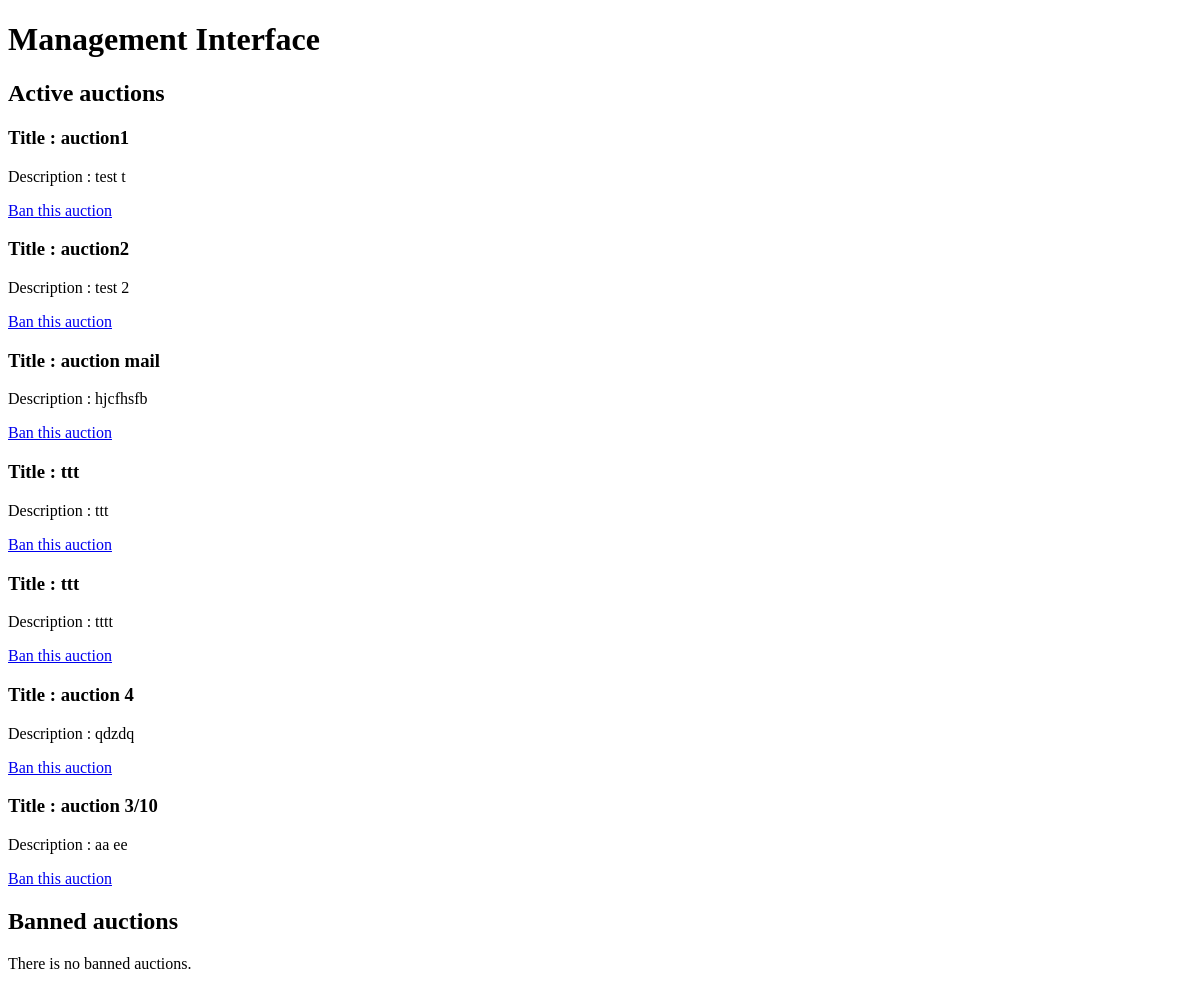
Page /yaasapp/manage_auctions (signed in) on the earlier database version.
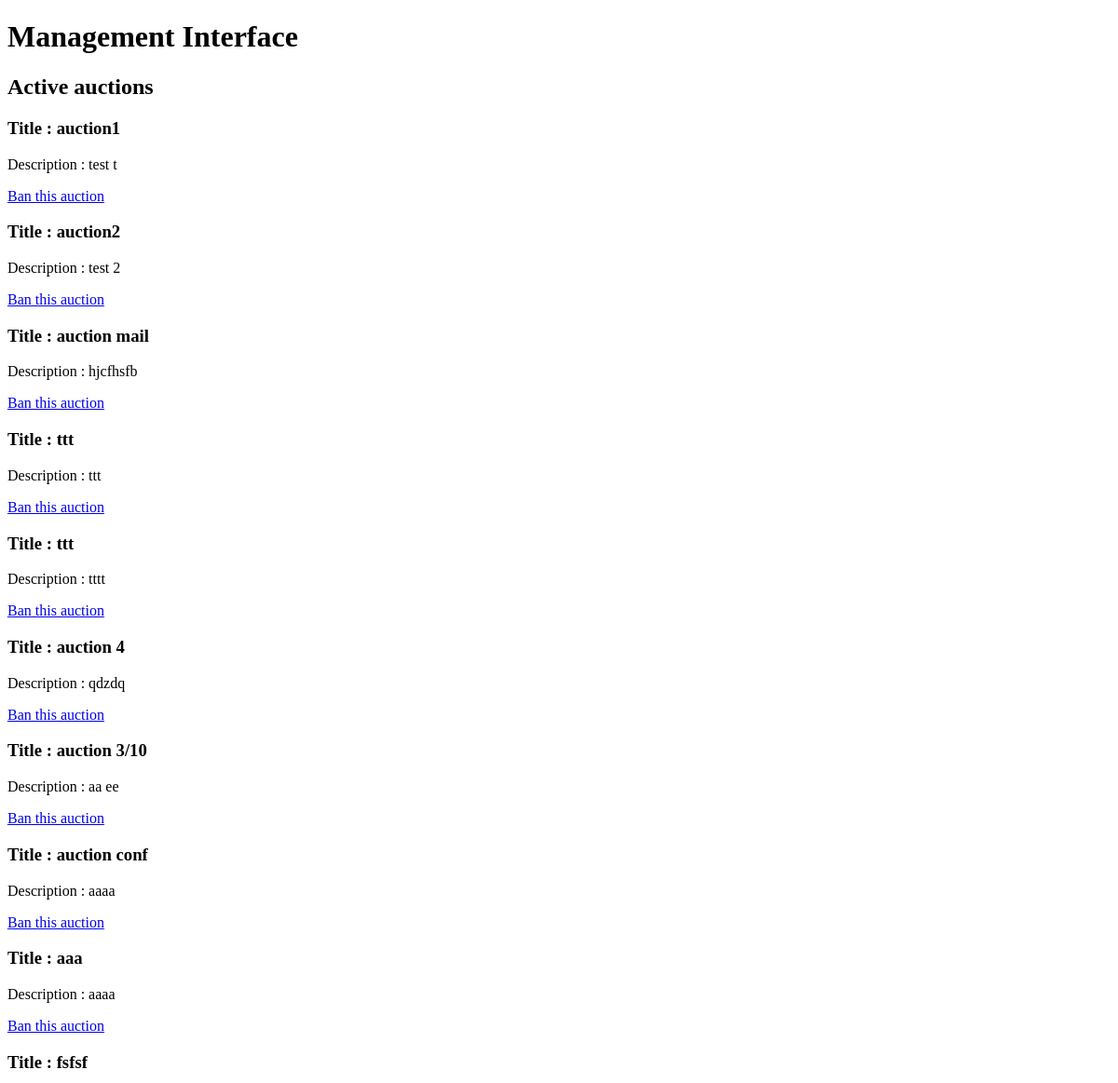
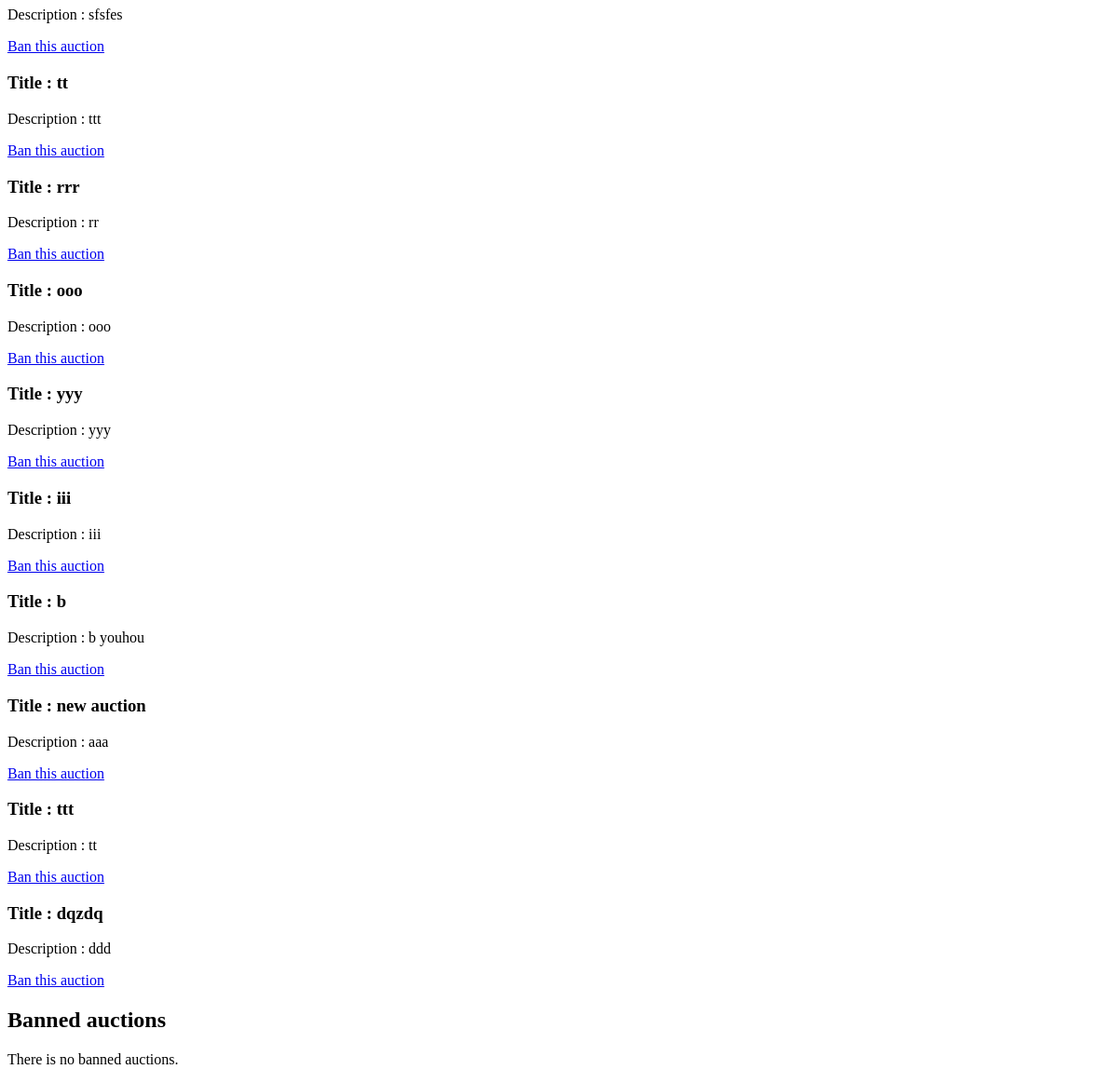
Same page on the later database version (2 pictures, top to bottom).
### yaasapp/models.py (models this page shows, shortened)
class Auction(models.Model):
    STATE = (
        ('ACTIVE', 'active'),
        ('BANNED', 'banned'),
        ('DUE', 'due'),
        ('DEFAULT', 'default'),
    )
    seller = models.ForeignKey(User, on_delete=models.CASCADE)
    title = models.CharField(max_length=60, blank=False)
    description = models.TextField(max_length=500, blank=False)
    min_price = models.FloatField(blank=False, default=1)
    state = models.CharField(max_length=1, choices=STATE, default='DEFAULT')
    post_date = models.DateField(default=date.today())
    deadline = models.DateField(default=date.today()+timedelta(days=3))

### yaasapp/views.py (the view, shortened to what this page needs)
# urls.py: path('manage_auctions', views.AuctionManagementView.as_view(),
@method_decorator(login_required, name='dispatch')
@method_decorator(staff_member_required, name='dispatch')
class AuctionManagementView(generic.ListView):
    model = Auction
    template_name = 'yaasapp/manager_interface.html'
    context_object_name = 'active_auctions'
    def get_queryset(self):
        return Auction.objects.filter(
            state='ACTIVE'
        )
    def get_context_data(self, **kwargs):
        context = super(AuctionManagementView, self).get_context_data(**kwargs)
        context['banned_auctions'] = Auction.objects.filter(state='BANNED')
        return context
    @method_decorator(staff_member_required)
    def dispatch(self, *args, **kwargs):
        return super(AuctionManagementView, self).dispatch(*args, **kwargs)

### yaasapp/templates/yaasapp/manager_interface.html (shortened to what this page needs)
<!DOCTYPE html>
<html lang="en">
<head>
</head>
<body>
    <H1>Management Interface</H1>
    <h2>Active auctions</h2>
    {% if active_auctions %}
        {% for auction in active_auctions %}
            {% if auction.state == 'ACTIVE'%}
                <h3>Title : {{ auction.title }}</h3>
                <p>Description : {{ auction.description }}</p>
                <a href="{% url 'yaasapp:ban_auction' auction.id %}">Ban this auction</a>
            {% endif %}
        {% endfor %}
    {% else %}
        <p> There is no active auctions.</p>
    {% endif %}
    <br>
    <h2>Banned auctions</h2>
    {% if banned_auctions %}
        {% for auction in banned_auctions %}
            {% if auction.state == 'BANNED'%}
                <h3>Title : {{ auction.title }}</h3>
                <p>Description : {{ auction.description }}</p>
                <a href="{% url 'yaasapp:active_auction' auction.id %}">Active this auction</a>
            {% endif %}
        {% endfor %}
    {% else %}
        <p> There is no banned auctions.</p>
    {% endif %}
</body>
</html>

Differences in the rows shown:
added Auction: title "auction conf", description "aaaa"
added Auction: title "aaa", description "aaaa"
added Auction: title "fsfsf", description "sfsfes"
added Auction: title "tt", description "ttt"
added Auction: title "rrr", description "rr"
added Auction: title "ooo", description "ooo"
added Auction: title "yyy", description "yyy"
added Auction: title "iii", description "iii"
added Auction: title "b", description "b youhou"
added Auction: title "new auction", description "aaa"
added Auction: title "ttt", description "tt"
added Auction: title "dqzdq", description "ddd"
